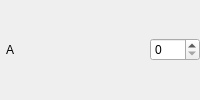
          <widget class="QWidget" name="mContainerAlpha" native="true">
           <property name="minimumSize">
            <size>
             <width>0</width>
             <height>10</height>
            </size>
           </property>
           <layout class="QHBoxLayout" name="horizontalLayout_7">
            <property name="spacing">
             <number>5</number>
            </property>
            <property name="leftMargin">
             <number>0</number>
            </property>
            <property name="topMargin">
             <number>0</number>
            </property>
            <property name="rightMargin">
             <number>0</number>
            </property>
            <property name="bottomMargin">
             <number>0</number>
            </property>
            <item>
             <widget class="QLabel" name="label_5">
              <property name="minimumSize">
               <size>
                <width>20</width>
                <height>20</height>
               </size>
              </property>
              <property name="maximumSize">
               <size>
                <width>20</width>
                <height>20</height>
               </size>
              </property>
              <property name="text">
               <string>A</string>
              </property>
              <property name="alignment">
               <set>Qt::AlignCenter</set>
              </property>
             </widget>
            </item>
            <item>
             <widget class="ibp::widgets::ColorSlider" name="mSliderAlpha" native="true">
              <property name="minimumSize">
               <size>
                <width>100</width>
                <height>10</height>
               </size>
              </property>
              <property name="maximumSize">
               <size>
                <width>16777215</width>
                <height>10</height>
               </size>
              </property>
             </widget>
            </item>
            <item>
             <widget class="QSpinBox" name="mSpinAlpha">
              <property name="sizePolicy">
               <sizepolicy hsizetype="Fixed" vsizetype="Fixed">
                <horstretch>0</horstretch>
                <verstretch>0</verstretch>
               </sizepolicy>
              </property>
              <property name="minimumSize">
               <size>
                <width>50</width>
                <height>0</height>
               </size>
              </property>
              <property name="maximumSize">
               <size>
                <width>50</width>
                <height>16777215</height>
               </size>
              </property>
              <property name="maximum">
               <number>255</number>
              </property>
             </widget>
            </item>
           </layout>
          </widget>
